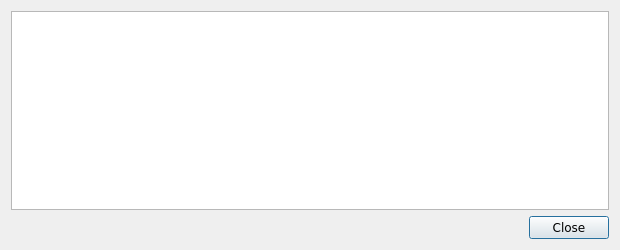
<?xml version="1.0" encoding="UTF-8"?>
<ui version="4.0">
 <class>TransactionDescDialog</class>
 <widget class="QDialog" name="TransactionDescDialog">
  <property name="geometry">
   <rect>
    <x>0</x>
    <y>0</y>
    <width>620</width>
    <height>250</height>
   </rect>
  </property>
  <property name="font">
   <font>
    <family>Verdana</family>
   </font>
  </property>
  <property name="windowTitle">
   <string>Transaction details</string>
  </property>
  <layout class="QVBoxLayout" name="verticalLayout">
   <item>
    <widget class="QTextEdit" name="detailText">
     <property name="toolTip">
      <string>This pane shows a detailed description of the transaction</string>
     </property>
     <property name="readOnly">
      <bool>true</bool>
     </property>
    </widget>
   </item>
   <item>
    <widget class="QDialogButtonBox" name="buttonBox">
     <property name="orientation">
      <enum>Qt::Horizontal</enum>
     </property>
     <property name="standardButtons">
      <set>QDialogButtonBox::Close</set>
     </property>
    </widget>
   </item>
  </layout>
 </widget>
 <resources/>
 <connections>
  <connection>
   <sender>buttonBox</sender>
   <signal>accepted()</signal>
   <receiver>TransactionDescDialog</receiver>
   <slot>accept()</slot>
   <hints>
    <hint type="sourcelabel">
     <x>248</x>
     <y>254</y>
    </hint>
    <hint type="destinationlabel">
     <x>157</x>
     <y>274</y>
    </hint>
   </hints>
  </connection>
  <connection>
   <sender>buttonBox</sender>
   <signal>rejected()</signal>
   <receiver>TransactionDescDialog</receiver>
   <slot>reject()</slot>
   <hints>
    <hint type="sourcelabel">
     <x>316</x>
     <y>260</y>
    </hint>
    <hint type="destinationlabel">
     <x>286</x>
     <y>274</y>
    </hint>
   </hints>
  </connection>
 </connections>
</ui>
